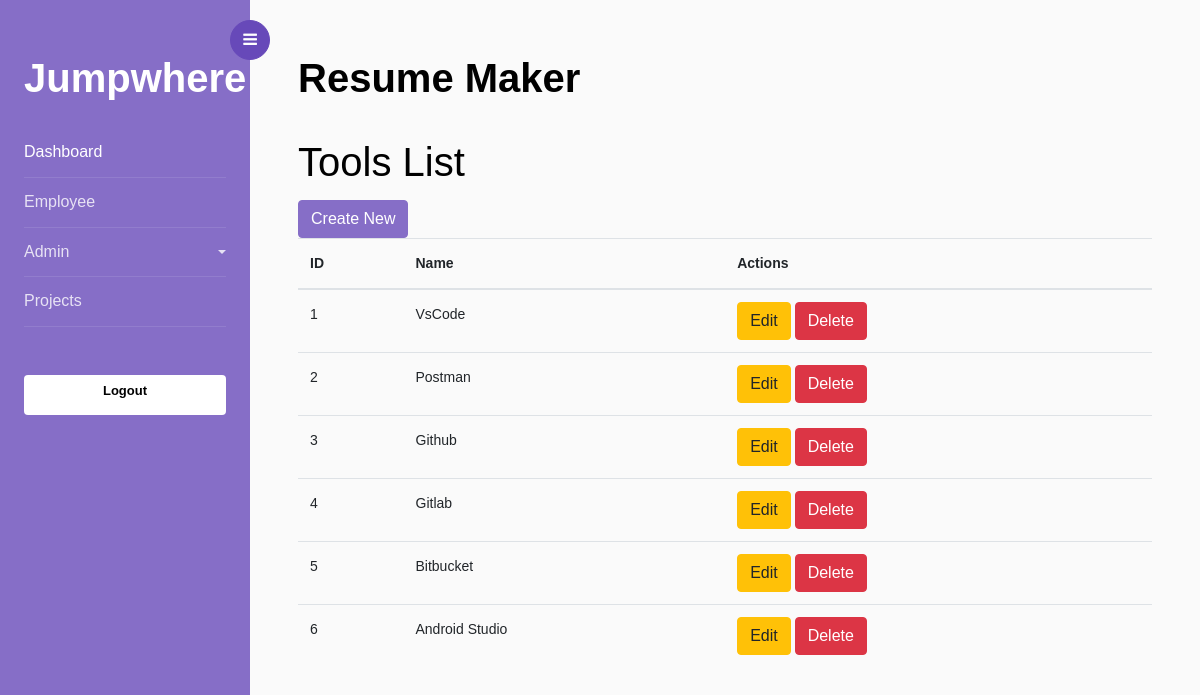
The page /tools-list on the database its author committed.
### resume/models.py (models this page shows, shortened)
class Tool(models.Model):
    name = models.CharField(max_length=100)
    flag = models.BooleanField(default=True)

### resume/views.py (the view)
# urls.py: path('tools-list', views.tools_list, name='tools_list'),
def tools_list(request):
    tools = Tool.objects.filter(flag=True)
    return render(request, 'tools_list.html', {'tools': tools})

### templates/tools_list.html (shortened to what this page needs)
{% extends 'home.html' %}
{% block content %}
  <h1>Tools List</h1>
  <div class="row">
    <div class="col-md-6">
      <a href="{% url 'create_tool' %}" class="btn btn-primary">Create New</a>
    </div>
  </div>
  <table class="table">
    <thead>
      <tr>
        <th>ID</th>
        <th>Name</th>
        <th>Actions</th>
      </tr>
    </thead>
    <tbody>
      {% for tool in tools %}
      <tr>
        <td>{{ tool.id }}</td>
        <td>{{ tool.name }}</td>
        <td>
          <a href="{% url 'edit_tool' tool.id %}" class="btn btn-warning">Edit</a>
          <form action="{% url 'delete_tool' tool.id %}" method="POST" class="d-inline">
            <button type="submit" class="btn btn-danger" onclick="return confirm('Are you sure?')">Delete</button>
          </form>
        </td>
      </tr>
      {% endfor %}
    </tbody>
  </table>
{% endblock %}

### rows shown on the page
Tool: id "1", name "VsCode"
Tool: id "2", name "Postman"
Tool: id "3", name "Github"
Tool: id "4", name "Gitlab"
Tool: id "5", name "Bitbucket"
Tool: id "6", name "Android Studio"
